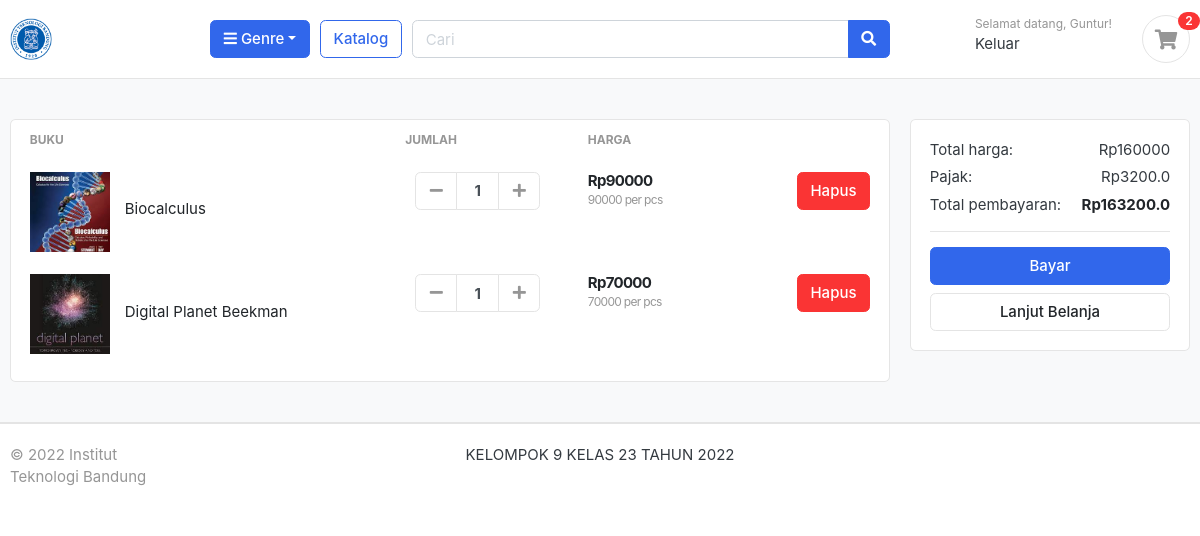
Screenshot of /cart/ (signed in) with the database file from the repository.
### accounts/models.py (models this page shows, shortened)
class Account(AbstractBaseUser):
    first_name          = models.CharField(max_length=50)
    last_name           = models.CharField(max_length=50)
    username            = models.CharField(max_length=50, unique=True)
    email               = models.EmailField(max_length=100, unique=True)
    phone_number        = models.CharField(max_length=50)
    date_joined         = models.DateTimeField(auto_now_add=True)
    last_login          = models.DateTimeField(auto_now_add=True)
    is_admin            = models.BooleanField(default=False)
    is_staff            = models.BooleanField(default=False)
    is_active           = models.BooleanField(default=False)
    is_superadmin       = models.BooleanField(default=False)
    USERNAME_FIELD      = 'email'
    REQUIRED_FIELDS     = ['username', 'first_name', 'last_name']
    objects = MyAccountManager()

### carts/models.py (models this page shows, shortened)
class CartItem(models.Model):
    user = models.ForeignKey(Account, on_delete=models.CASCADE, null=True)
    product = models.ForeignKey(Product, on_delete=models.CASCADE)
    cart    = models.ForeignKey(Cart, on_delete=models.CASCADE, null=True)
    quantity = models.IntegerField()
    is_active = models.BooleanField(default=True)
    def sub_total(self):
        return self.product.price * self.quantity

### store/models.py (models this page shows, shortened)
class Product(models.Model):
    product_name    = models.CharField(max_length=200, unique=True)
    slug            = models.SlugField(max_length=200, unique=True)
    description     = models.TextField(max_length=500, blank=True)
    price           = models.IntegerField()
    images          = models.ImageField(upload_to='photos/products')
    stock           = models.IntegerField()
    is_available    = models.BooleanField(default=True)
    category        = models.ForeignKey(Category, on_delete=models.CASCADE)
    created_date    = models.DateTimeField(auto_now_add=True)
    modified_date   = models.DateTimeField(auto_now=True)
    def get_url(self):
        return reverse('product_detail', args=[self.category.slug, self.slug])

### carts/views.py (the view)
# urls.py: path('', views.cart, name='cart'),
def cart(request, total=0, quantity=0, cart_items=None):
    try:
        tax = 0
        grand_total = 0
        if request.user.is_authenticated:
            cart_items = CartItem.objects.filter(user=request.user, is_active=True)
        else:
            cart = Cart.objects.get(cart_id=_cart_id(request))
            cart_items = CartItem.objects.filter(cart=cart, is_active=True)
        for cart_item in cart_items:
            total += (cart_item.product.price * cart_item.quantity)
            quantity += cart_item.quantity
        tax = (2 * total)/100
        grand_total = total + tax
    except ObjectDoesNotExist:
        pass
    context = {
        'total': total,
        'quantity': quantity,
        'cart_items': cart_items,
        'tax': tax ,
        'grand_total': grand_total,
    }
    return render(request, 'store/cart.html', context)

### carts/context_processors.py (called while the page is built)
def counter(request):
    cart_count = 0
    if 'admin' in request.path:
        return {}
    else:
        try:
            cart = Cart.objects.filter(cart_id=_cart_id(request))
            if request.user.is_authenticated:
                cart_items = CartItem.objects.all().filter(user=request.user)
            else:
                cart_items = CartItem.objects.all().filter(cart=cart[:1])
            for cart_item in cart_items:
                cart_count += cart_item.quantity
        except Cart.DoesNotExist:
            cart_count = 0
    return dict(cart_count=cart_count)

### carts/views.py (called while the page is built)
def _cart_id(request):
    cart = request.session.session_key
    if not cart:
        cart = request.session.create()
    return cart

### category/context_processors.py (called while the page is built)
def menu_links(request):
    links = Category.objects.all()
    return dict(links=links)

### category/models.py (called while the page is built)
    def get_url(self):
        return reverse('products_by_category', args=[self.slug])

### templates/store/cart.html
{% extends 'base.html' %} {% load static %} {% block content %}
<section class="section-content padding-y bg">
  <div class="container">
    {% if not cart_items %}
    <h2 class="text-center">Keranjang Belanja Anda Kosong</h2>
    <br />
    <div class="text-center">
      <a href="{% url 'store' %}" class="btn btn-primary">Lanjut Belanja</a>
    </div>
    {% else %}
    <div class="row">
      <aside class="col-lg-9">
        <div class="card">
          <table class="table table-borderless table-shopping-cart">
            <thead class="text-muted">
              <tr class="small text-uppercase">
                <th scope="col">Buku</th>
                <th scope="col" width="120">Jumlah</th>
                <th scope="col" width="120">Harga</th>
                <th scope="col" class="text-right" width="200"></th>
              </tr>
            </thead>
            <tbody>
              {% for cart_item in cart_items %}
              <tr>
                <td>
                  <figure class="itemside align-items-center">
                    <div class="aside"><img src="{{ cart_item.product.images.url }}" class="img-sm" /></div>
                    <figcaption class="info">
                      <a href="{{ cart_item.product.get_url }}" class="title text-dark">{{ cart_item.product.product_name }}</a>
                    </figcaption>
                  </figure>
                </td>
                <td>
                  <div class="col">
                    <div class="input-group input-spinner">
                      <div class="input-group-prepend">
                        <a href="{% url 'remove_cart' cart_item.product.id %}" class="btn btn-light" type="button" id="button-plus"><i class="fa fa-minus"></i></a>
                      </div>
                      <input type="text" class="form-control" value="{{ cart_item.quantity }}" />
                      <div class="input-group-append">
                        <a href="{% url 'add_cart' cart_item.product.id %}" class="btn btn-light" type="button" id="button-minus"><i class="fa fa-plus"></i></a>
                      </div>
                    </div>
                  </div>
                </td>
                <td>
                  <div class="price-wrap">
                    <var class="price">Rp{{ cart_item.sub_total }}</var>
                    <small class="text-muted"> {{ cart_item.product.price }} per pcs </small>
                  </div>
                </td>
                <td class="text-right">
                  <a href="{% url 'remove_cart_item' cart_item.product.id %}" class="btn btn-danger"> Hapus</a>
                </td>
              </tr>
              {% endfor %}
            </tbody>
          </table>
        </div>
      </aside>
      <aside class="col-lg-3">
        <div class="card">
          <div class="card-body">
            <dl class="dlist-align">
              <dt>Total harga:</dt>
              <dd class="text-right">Rp{{total}}</dd>
            </dl>
            <dl class="dlist-align">
              <dt>Pajak:</dt>
              <dd class="text-right">Rp{{tax}}</dd>
            </dl>
            <dl class="dlist-align">
              <dt>Total pembayaran:</dt>
              <dd class="text-right text-dark b"><strong>Rp{{grand_total}}</strong></dd>
            </dl>
            <hr />
            <a href="{% url 'checkout' %}" class="btn btn-primary btn-block"> Bayar </a>
            <a href="{% url 'store' %}" class="btn btn-light btn-block">Lanjut Belanja</a>
          </div>
        </div>
      </aside>
    </div>
    {% endif %}
  </div>
</section>
{% endblock %}

### templates/includes/navbar.html (shortened to what this page needs)
{% load static %}
<header class="section-header">
  <section class="header-main border-bottom">
    <div class="container">
      <div class="row align-items-center">
        <div class="col-lg-2 col-md-3 col-6">
          <a href="{% url 'home' %}" class="brand-wrap">
            <img class="logo" src="{% static './images/itb.png' %}" />
          </a>
        </div>
        <div class="col-lg col-sm col-md col-6 flex-grow-0">
          <div class="category-wrap dropdown d-inline-block float-right">
            <button type="button" class="btn btn-primary dropdown-toggle" data-toggle="dropdown"><i class="fa fa-bars"></i> Genre</button>
          </div>
        </div>
        <a href="{% url 'store' %}" class="btn btn-outline-primary">Katalog</a>
        <div class="col-lg col-md-6 col-sm-12 col">
          <form action="{% url 'search' %}" class="search" method="GET">
            <div class="input-group w-100">
              <input type="text" class="form-control" style="width: 60%" placeholder="Cari" name="keyword" />
              <div class="input-group-append">
                <button class="btn btn-primary" type="submit">
                  <i class="fa fa-search"></i>
                </button>
              </div>
            </div>
          </form>
        </div>
        <div class="col-lg-3 col-sm-6 col-8 order-2 order-lg-3">
          <div class="d-flex justify-content-end mb-3 mb-lg-0">
            {% if user.id is None %}
            <div class="widget-header">
              <small class="title text-muted">Selamat datang</small>
              <div>
                <a href="{% url 'login' %}">Masuk</a> <span class="dark-transp"> | </span>
                <a href="{% url 'register' %}"> Daftar</a>
              </div>
            </div>
            {% else %}
            <div class="widget-header">
              <small class="title text-muted">Selamat datang, {{user.first_name}}!</small>
              <div>
                <a href="{% url 'logout' %}"> Keluar</a>
              </div>
            </div>
            {% endif %}
            <a href="{% url 'cart' %}" class="widget-header pl-3 ml-3">
              <div class="icon icon-sm rounded-circle border"><i class="fa fa-shopping-cart"></i></div>
              <span class="badge badge-pill badge-danger notify">{{cart_count}}</span>
            </a>
          </div>
        </div>
      </div>
    </div>
  </section>
</header>

### static/css/ui.css (style rules this page uses)
html { font-family: "Inter", sans-serif; font-size: 15px; }
.price-wrap { letter-spacing: -0.7px; }
.icon-xs, .icon-sm, .icon-md, .icon-lg { display: inline-block; text-align: center; flex-shrink: 0; flex-grow: 0; }
.icon-sm { width: 48px; height: 48px; line-height: 48px !important; font-size: 20px; }
.img-xs, .img-sm, .img-md, .img-lg { -o-object-fit: cover; object-fit: cover; flex-shrink: 0; flex-grow: 0; }
.img-sm { width: 80px; height: 80px; }
.padding-y { padding-top: 40px; padding-bottom: 40px; }
var { font-style: normal; }
figure { margin-bottom: 0; }
.bg { background-color: #f8f9fa; }
.b { font-weight: 600; }
.header-main { position: relative; padding-top: 1rem; padding-bottom: 1rem; }
.brand-wrap .logo, .navbar-brand .logo { margin-right: 7px; max-height: 42px; display: inline-block; }
.widget-header { display: inline-block; vertical-align: middle; position: relative; }
.widget-header a { color: #343a40; }
.widget-header i { color: #969696; }
.widget-header .title { display: block; }
.widget-header .notify { position: absolute; top: -3px; right: -10px; }
.btn-light { background-color: #fff; border-color: #e4e4e4; }
.btn-light i { color: #969696; }
.itemside { position: relative; display: flex; width: 100%; }
.itemside .aside { position: relative; flex-shrink: 0; }
.itemside .info { padding-left: 15px; padding-right: 7px; }
.itemside .title { display: block; margin-bottom: 5px; color: #212529; }
[class*=dlist-] { margin-bottom: 5px; }
[class*=dlist-] dd { margin-bottom: 0; }
.dlist-align { display: flex; }
.dlist-align dt { width: 150px; word-wrap: break-word; font-weight: normal; }
.dlist-align dd { flex-grow: 1; }
.notify { position: absolute; top: -4px; right: -10px; display: inline-block; padding: 0.25em 0.6em; font-size: 12px; line-height: 1; text-align: center; border-radius: 3rem; color: #fff; background-color: #fa3434; }
.price { font-weight: 600; color: #212529; }
.input-spinner { width: 125px; flex-wrap: nowrap; display: inline-flex; vertical-align: middle; }
.input-spinner input.form-control { text-align: center; max-width: 46px; font-weight: bold; flex-basis: 46px; border-color: #e4e4e4; flex-grow: 0; }
.input-spinner .btn { width: 42px; text-align: center; padding-left: 0.5rem; padding-right: 0.5rem; }
.table-shopping-cart.table td, .table-shopping-cart.table th { padding-left: 1.25rem; padding-right: 1.25rem; }
.table-shopping-cart .price-wrap { line-height: 1.2; }
.table-shopping-cart .price { font-weight: bold; margin-right: 5px; display: block; }

### rows the page displays
Account: first_name "Guntur"
CartItem: product.images (picture), product.product_name "Biocalculus", quantity "1", sub_total "90000", product.price "90000"
CartItem: product.images (picture), product.product_name "Digital Planet Beekman", quantity "1", sub_total "70000", product.price "70000"

### other values shown
{{ cart_count }} "2"
{{ total }} "160000"
{{ tax }} "3200.0"
{{ grand_total }} "163200.0"
